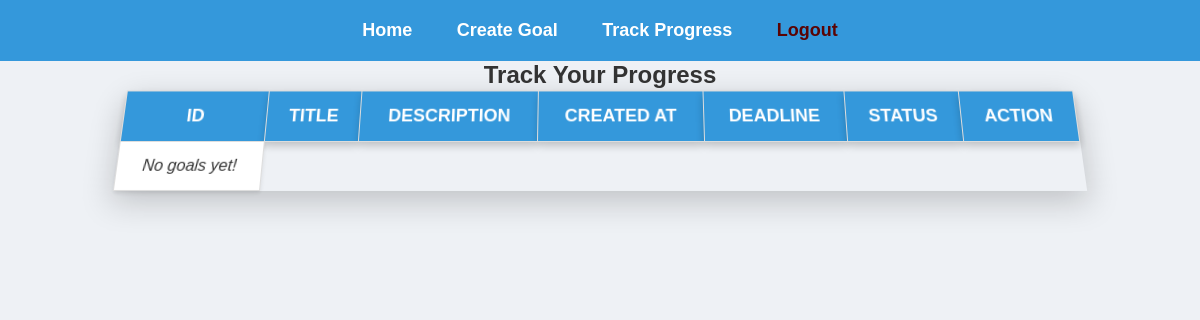
The app's page /track-progress/ (signed in), older data.
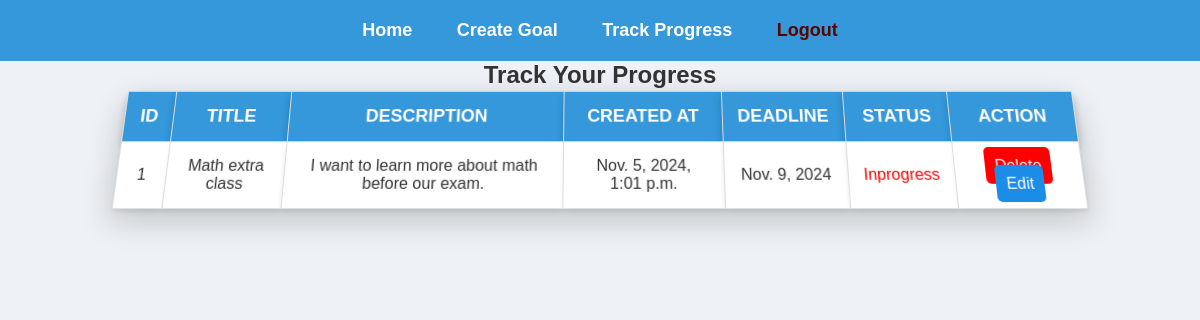
The same page, newer data.
### SAAApp/models.py (models this page shows)
class Goal(models.Model):
    title = models.CharField(max_length=200)
    description = models.TextField()
    created_by = models.ForeignKey(User, on_delete=models.CASCADE)
    created_at = models.DateTimeField(auto_now_add=True)
    deadline = models.DateField()
    status = models.BooleanField(True,  default=False)

### SAAApp/views.py (the view)
# urls.py: path('track-progress/', views.track_progress, name='track_progress'),
@login_required(login_url='login')
def track_progress(request):
    user = request.user
    goals = Goal.objects.filter(created_by=user)
    return render(request, 'track_progress.html', {'goals': goals})

### templates/track_progress.html (shortened to what this page needs)
{% extends 'base.html' %}
{% block content %}
    <h2 style="text-align:center;">Track Your Progress</h2>
    <table>
        <thead>
            <th>ID</th>
            <th>TITLE</th>
            <th>DESCRIPTION</th>
            <th>CREATED AT</th>
            <th>DEADLINE</th>
            <th>STATUS</th>
            <th>ACTION</th>
        </thead>
        <tbody>
            {% if goals %}
            {% for goal in goals %}
            <tr>
                <td>{{goal.id}}</td>
                <td>{{goal.title}}</td>
                <td>{{goal.description}}</td>
                <td>{{goal.created_at}}</td>
                <td>{{goal.deadline}}</td>
                {% if goal.status %}
                <td style="color: green">Completed</td>
                {% else %}
                <td style="color: red">Inprogress</td>
                {% endif %}
                <td>
                    <a href="/delete/{{goal.id}}" style="color: #fff; background-color: red; padding: 10px; text-decoration: none; border-radius: 5px;">Delete</a>
                    <a href="/update-goal/{{goal.id}}" style="color: #fff; background-color: rgb(27, 140, 232); padding: 10px; text-decoration: none; border-radius: 5px;">Edit</a>
                </td>
            </tr>
            {% endfor %}
            {% else %}
            <tr>
                <td><i>No goals yet!</i></td>
            </tr>
            {% endif %}
        </tbody>
    </table>
{% endblock %}

Row changes from the older to the newer data that the page shows:
added Goal: id "1", title "Math extra class", description "I want to learn more about math before our exam.", created_at "Nov. 5, 2024, 1:01 p.m.", deadline "Nov. 9, 2024", status "Inprogress"
Text that changed along with them:
text no longer shown: "No goals yet!"
